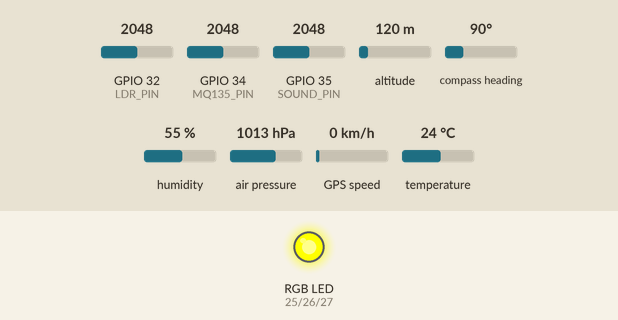
Simulated run of this program. Board: ESP32. Parts: an RGB LED mixed from three pins (HIGH = lit). The inputs (shaded band) are chosen by the test bench; at power-on: GPIO 32 (LDR_PIN) = 2048, GPIO 34 (MQ135_PIN) = 2048, GPIO 35 (SOUND_PIN) = 2048, altitude 120 m, compass heading 90°, humidity 55 %, air pressure 1013 hPa, GPS speed 0 km/h, temperature 24 °C. WiFi joins after 1.5 s; servers stay silent unless stated; the GPS gets a fix after 3 s at 37.7749, -122.4194 with 8 satellites; what the program prints to the serial monitor is not drawn.

Above: at 0.1 s.
At 2.6 s:
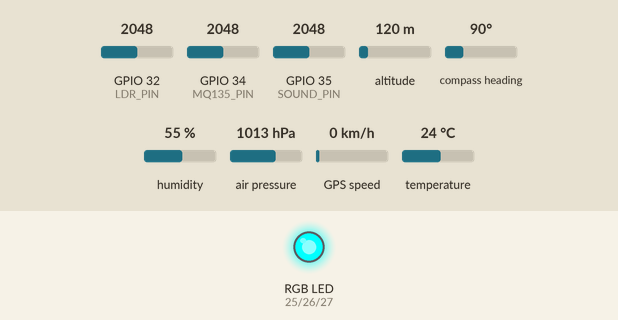
Timing chart, 0 to 4.1 s (numbered marks = the images above):
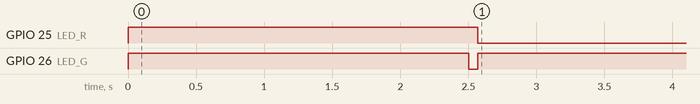

Measured:
- by itself, GPIO 25 (LED_R): HIGH → LOW at 2.6 s
- by itself, GPIO 26 (LED_G): HIGH → LOW at 2.5 s, → HIGH 0.07 s later

The program:

main.cpp
```cpp
#include <WiFi.h>
#include <Firebase_ESP_Client.h>
#include <addons/TokenHelper.h>
#include <DHT.h>
#include <Adafruit_BMP280.h>
#include <TinyGPSPlus.h>

// --- CONFIGURACIÓN WI-FI ---
#define WIFI_SSID "Dar"
#define WIFI_PASSWORD "1alnumero8"

// --- CONFIGURACIÓN FIREBASE ---
#define FIREBASE_API_KEY "AIzaSyBacZMSOHHiHs2xLaH2v9TBW2P2jiwPVOM"
#define FIREBASE_PROJECT_ID "mapstation-27e71"
#define USER_EMAIL "estacion@ecomap.com"
#define USER_PASSWORD "123456"

// --- PINES DE SENSORES ---
#define DHTPIN 4
#define DHTTYPE DHT22
#define MQ135_PIN 34
#define SOUND_PIN 35
#define LDR_PIN 32

// --- PINES LED RGB (Ánodo Común) ---
#define LED_R 25
#define LED_G 26
#define LED_B 27

// --- OBJETOS GLOBALES ---
DHT dht(DHTPIN, DHTTYPE);
Adafruit_BMP280 bmp;
TinyGPSPlus gps;
HardwareSerial neogps(2);

FirebaseData fbdo;
FirebaseAuth auth;
FirebaseConfig config;

int simulatedBattery = 100;
void enviarDatosFirebase();

// Función para controlar el color del LED (Ánodo Común)
// Como es Ánodo Común, se enciende con valores cercanos a 0
void setColor(int r, int g, int b) {
  ledcWrite(1, 255 - r);
  ledcWrite(2, 255 - g);
  ledcWrite(3, 255 - b);
}

void setup() {
  Serial.begin(115200);
  neogps.begin(115200, SERIAL_8N1, 16, 17);

  // Iniciar sensores
  dht.begin();
  if (!bmp.begin(0x76)) {
    Serial.println("No se encontró el BMP280!");
  }

  // Configurar pines del LED RGB
  ledcSetup(1, 5000, 8);
  ledcAttachPin(LED_R, 1);
  ledcSetup(2, 5000, 8);
  ledcAttachPin(LED_G, 2);
  ledcSetup(3, 5000, 8);
  ledcAttachPin(LED_B, 3);

  setColor(0, 0, 255); // AZUL al encender (Buscando WiFi)

  // Conectar WiFi
  WiFi.mode(WIFI_STA);
  WiFi.disconnect();
  delay(1000);

  WiFi.begin(WIFI_SSID, WIFI_PASSWORD);
  Serial.print("Conectando a WiFi");
  while (WiFi.status() != WL_CONNECTED) {
    Serial.print(".");
    delay(500);
  }
  Serial.println("\nWiFi conectado!");
  setColor(0, 255, 0); // VERDE: WiFi conectado

  // Configurar Firebase
  config.api_key = FIREBASE_API_KEY;
  auth.user.email = USER_EMAIL;
  auth.user.password = USER_PASSWORD;
  config.token_status_callback = tokenStatusCallback;
  Firebase.begin(&config, &auth);
  Firebase.reconnectWiFi(true);
}

void loop() {
  while (neogps.available()) {
    gps.encode(neogps.read());
  }

  // Si pierde el WiFi, poner el LED en ROJO
  if (WiFi.status() != WL_CONNECTED) {
    setColor(255, 0, 0); // ROJO
  }

  if (Firebase.ready() && WiFi.status() == WL_CONNECTED) {
    enviarDatosFirebase();
    Serial.println("Esperando 10 segundos...");
    delay(3000); // 10 segundos para pruebas
  }
}

void enviarDatosFirebase() {
  // 1. Leer sensores
  float temp = dht.readTemperature();
  float hum = dht.readHumidity();
  float pres = bmp.readPressure() / 100.0F;

  // Leer Calidad del Aire (Calibrado)
  int airQualityRaw = analogRead(MQ135_PIN);
  int airQualityMap = map(airQualityRaw, 800, 4095, 0, 500);
  if (airQualityMap < 0) airQualityMap = 0;
  if (airQualityMap > 500) airQualityMap = 500;

  // Leer Sonido (Ultra sensible)
  unsigned long startTime = millis();
  int sample;
  int maxSound = 0;
  while (millis() - startTime < 50) {
    sample = analogRead(SOUND_PIN);
    if (sample > maxSound) maxSound = sample;
  }
  float soundDb = map(maxSound, 1500, 1700, 30, 90);
  if (soundDb > 90) soundDb = 90;
  if (soundDb < 30) soundDb = 30;

  // Leer Luz (Calibrado)
  int ldrRaw = analogRead(LDR_PIN);
  int lightLux = map(ldrRaw, 2400, 4095, 0, 1000);
  if (lightLux < 0) lightLux = 0;
  if (lightLux > 1000) lightLux = 1000;

  // Leer GPS
  float lat = gps.location.isValid() ? gps.location.lat() : 4.7110;
  float lng = gps.location.isValid() ? gps.location.lng() : -74.0721;

  // Simulaciones
  simulatedBattery = simulatedBattery > 20 ? simulatedBattery - 1 : 100;
  int wifiRSSI = WiFi.RSSI();

  // --- LÓGICA DEL LED RGB SEGÚN LOS SENSORES ---
  if (airQualityMap > 150 || soundDb > 80) {
    setColor(255, 0, 0); // ROJO: Alerta crítica (Aire muy malo o ruido excesivo)
  } else if (airQualityMap > 80 || soundDb > 60 || simulatedBattery < 30) {
    setColor(255, 255, 0); // AMARILLO: Alerta media
  } else {
    setColor(0, 255, 0); // VERDE: Todo en orden
  }
  // ---------------------------------------------

  // 2. Crear documento JSON para Firestore
  FirebaseJson content;
  content.set("fields/idEstacion/stringValue", "ESP32-001");
  content.set("fields/nombre/stringValue", "Estación Patio Central");
  content.set("fields/temperatura/doubleValue", temp);
  content.set("fields/humedad/doubleValue", hum);
  content.set("fields/presion/doubleValue", pres);
  content.set("fields/calidadAire/integerValue", airQualityMap);
  content.set("fields/ruido/doubleValue", soundDb);
  content.set("fields/luz/integerValue", lightLux);
  content.set("fields/latitud/doubleValue", lat);
  content.set("fields/longitud/doubleValue", lng);
  content.set("fields/fecha/stringValue", String(millis()));
  content.set("fields/bateria/integerValue", simulatedBattery);
  content.set("fields/wifi/integerValue", wifiRSSI);
  content.set("fields/estado/stringValue", "online");

  // 3. Enviar a Firestore
  String documentPath = "stations/ESP32-001";

  Serial.println("Enviando datos a Firestore...");
  if (Firebase.Firestore.patchDocument(&fbdo, FIREBASE_PROJECT_ID, "", documentPath.c_str(), content.raw(), "")) {
    Serial.println("Datos actualizados correctamente!");
  } else {
    Serial.print("FALLO al enviar: ");
    Serial.println(fbdo.errorReason());
  }
}
```
